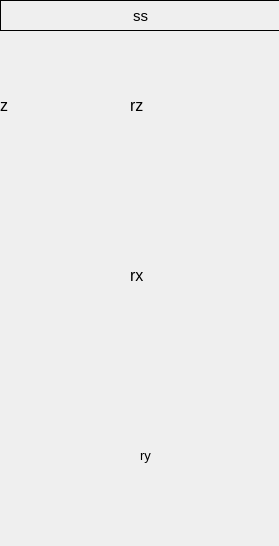
<?xml version="1.0" encoding="UTF-8"?>
<ui version="4.0">
 <class>Form</class>
 <widget class="caFrame" name="Form">
  <property name="geometry">
   <rect>
    <x>0</x>
    <y>0</y>
    <width>279</width>
    <height>546</height>
   </rect>
  </property>
  <property name="windowTitle">
   <string>Form</string>
  </property>
  <property name="background">
   <color>
    <red>75</red>
    <green>75</green>
    <blue>75</blue>
   </color>
  </property>
  <property name="backgroundMode">
   <enum>caFrame::Filled</enum>
  </property>
  <widget class="caLabel" name="calabel_8">
   <property name="geometry">
    <rect>
     <x>0</x>
     <y>0</y>
     <width>281</width>
     <height>31</height>
    </rect>
   </property>
   <property name="font">
    <font>
     <pointsize>11</pointsize>
    </font>
   </property>
   <property name="frameShape">
    <enum>QFrame::Box</enum>
   </property>
   <property name="text">
    <string>ss</string>
   </property>
   <property name="alignment">
    <set>Qt::AlignCenter</set>
   </property>
   <property name="foreground">
    <color>
     <red>0</red>
     <green>0</green>
     <blue>0</blue>
    </color>
   </property>
   <property name="background">
    <color>
     <red>177</red>
     <green>177</green>
     <blue>181</blue>
    </color>
   </property>
  </widget>
  <widget class="caInclude" name="cainclude_3">
   <property name="geometry">
    <rect>
     <x>170</x>
     <y>210</y>
     <width>101</width>
     <height>161</height>
    </rect>
   </property>
   <property name="macro">
    <string notr="true">P=NEW:,M=m10</string>
   </property>
   <property name="filename" stdset="0">
    <string notr="true">./beamline/motor.ui</string>
   </property>
  </widget>
  <widget class="caInclude" name="cainclude_5">
   <property name="geometry">
    <rect>
     <x>170</x>
     <y>40</y>
     <width>101</width>
     <height>161</height>
    </rect>
   </property>
   <property name="macro">
    <string notr="true">P=NEW:,M=m9</string>
   </property>
   <property name="filename" stdset="0">
    <string notr="true">./beamline/motor.ui</string>
   </property>
  </widget>
  <widget class="Line" name="line">
   <property name="geometry">
    <rect>
     <x>270</x>
     <y>0</y>
     <width>20</width>
     <height>591</height>
    </rect>
   </property>
   <property name="orientation">
    <enum>Qt::Vertical</enum>
   </property>
  </widget>
  <widget class="caLabel" name="calabel_38">
   <property name="geometry">
    <rect>
     <x>140</x>
     <y>440</y>
     <width>21</width>
     <height>31</height>
    </rect>
   </property>
   <property name="font">
    <font>
     <pointsize>10</pointsize>
    </font>
   </property>
   <property name="text">
    <string>ry</string>
   </property>
   <property name="foreground">
    <color>
     <red>214</red>
     <green>214</green>
     <blue>214</blue>
    </color>
   </property>
   <property name="background">
    <color alpha="0">
     <red>160</red>
     <green>160</green>
     <blue>164</blue>
    </color>
   </property>
  </widget>
  <widget class="caLabel" name="calabel_39">
   <property name="geometry">
    <rect>
     <x>130</x>
     <y>90</y>
     <width>31</width>
     <height>31</height>
    </rect>
   </property>
   <property name="font">
    <font>
     <pointsize>12</pointsize>
    </font>
   </property>
   <property name="text">
    <string>rz</string>
   </property>
   <property name="foreground">
    <color>
     <red>214</red>
     <green>214</green>
     <blue>214</blue>
    </color>
   </property>
   <property name="background">
    <color alpha="0">
     <red>160</red>
     <green>160</green>
     <blue>164</blue>
    </color>
   </property>
  </widget>
  <widget class="caLabel" name="calabel_41">
   <property name="geometry">
    <rect>
     <x>130</x>
     <y>260</y>
     <width>31</width>
     <height>31</height>
    </rect>
   </property>
   <property name="font">
    <font>
     <pointsize>12</pointsize>
    </font>
   </property>
   <property name="text">
    <string>rx</string>
   </property>
   <property name="foreground">
    <color>
     <red>214</red>
     <green>214</green>
     <blue>214</blue>
    </color>
   </property>
   <property name="background">
    <color alpha="0">
     <red>160</red>
     <green>160</green>
     <blue>164</blue>
    </color>
   </property>
  </widget>
  <widget class="caLabel" name="calabel_42">
   <property name="geometry">
    <rect>
     <x>-10</x>
     <y>430</y>
     <width>31</width>
     <height>31</height>
    </rect>
   </property>
   <property name="font">
    <font>
     <pointsize>12</pointsize>
    </font>
   </property>
   <property name="text">
    <string>y</string>
   </property>
   <property name="foreground">
    <color>
     <red>214</red>
     <green>214</green>
     <blue>214</blue>
    </color>
   </property>
   <property name="background">
    <color alpha="0">
     <red>160</red>
     <green>160</green>
     <blue>164</blue>
    </color>
   </property>
  </widget>
  <widget class="caLabel" name="calabel_43">
   <property name="geometry">
    <rect>
     <x>0</x>
     <y>90</y>
     <width>21</width>
     <height>31</height>
    </rect>
   </property>
   <property name="font">
    <font>
     <pointsize>12</pointsize>
    </font>
   </property>
   <property name="text">
    <string>z</string>
   </property>
   <property name="foreground">
    <color>
     <red>214</red>
     <green>214</green>
     <blue>214</blue>
    </color>
   </property>
   <property name="background">
    <color alpha="0">
     <red>160</red>
     <green>160</green>
     <blue>164</blue>
    </color>
   </property>
  </widget>
  <widget class="caInclude" name="cainclude_2">
   <property name="geometry">
    <rect>
     <x>30</x>
     <y>379</y>
     <width>101</width>
     <height>161</height>
    </rect>
   </property>
   <property name="macro">
    <string notr="true">P=AER:,M=m19</string>
   </property>
   <property name="filename" stdset="0">
    <string notr="true">./beamline/motor.ui</string>
   </property>
  </widget>
  <widget class="caInclude" name="cainclude_4">
   <property name="geometry">
    <rect>
     <x>168</x>
     <y>379</y>
     <width>101</width>
     <height>161</height>
    </rect>
   </property>
   <property name="macro">
    <string notr="true">P=AER:,M=m20</string>
   </property>
   <property name="filename" stdset="0">
    <string notr="true">./beamline/motor.ui</string>
   </property>
  </widget>
  <widget class="caInclude" name="cainclude_6">
   <property name="geometry">
    <rect>
     <x>29</x>
     <y>40</y>
     <width>101</width>
     <height>161</height>
    </rect>
   </property>
   <property name="macro">
    <string notr="true">P=AER:,M=m18</string>
   </property>
   <property name="filename" stdset="0">
    <string notr="true">./beamline/motor.ui</string>
   </property>
  </widget>
 </widget>
 <customwidgets>
  <customwidget>
   <class>caFrame</class>
   <extends>QFrame</extends>
   <header>caFrame</header>
   <container>1</container>
  </customwidget>
  <customwidget>
   <class>caLabel</class>
   <extends>QLabel</extends>
   <header>caLabel</header>
  </customwidget>
  <customwidget>
   <class>caInclude</class>
   <extends>QWidget</extends>
   <header>caInclude</header>
  </customwidget>
 </customwidgets>
 <resources/>
 <connections/>
</ui>
